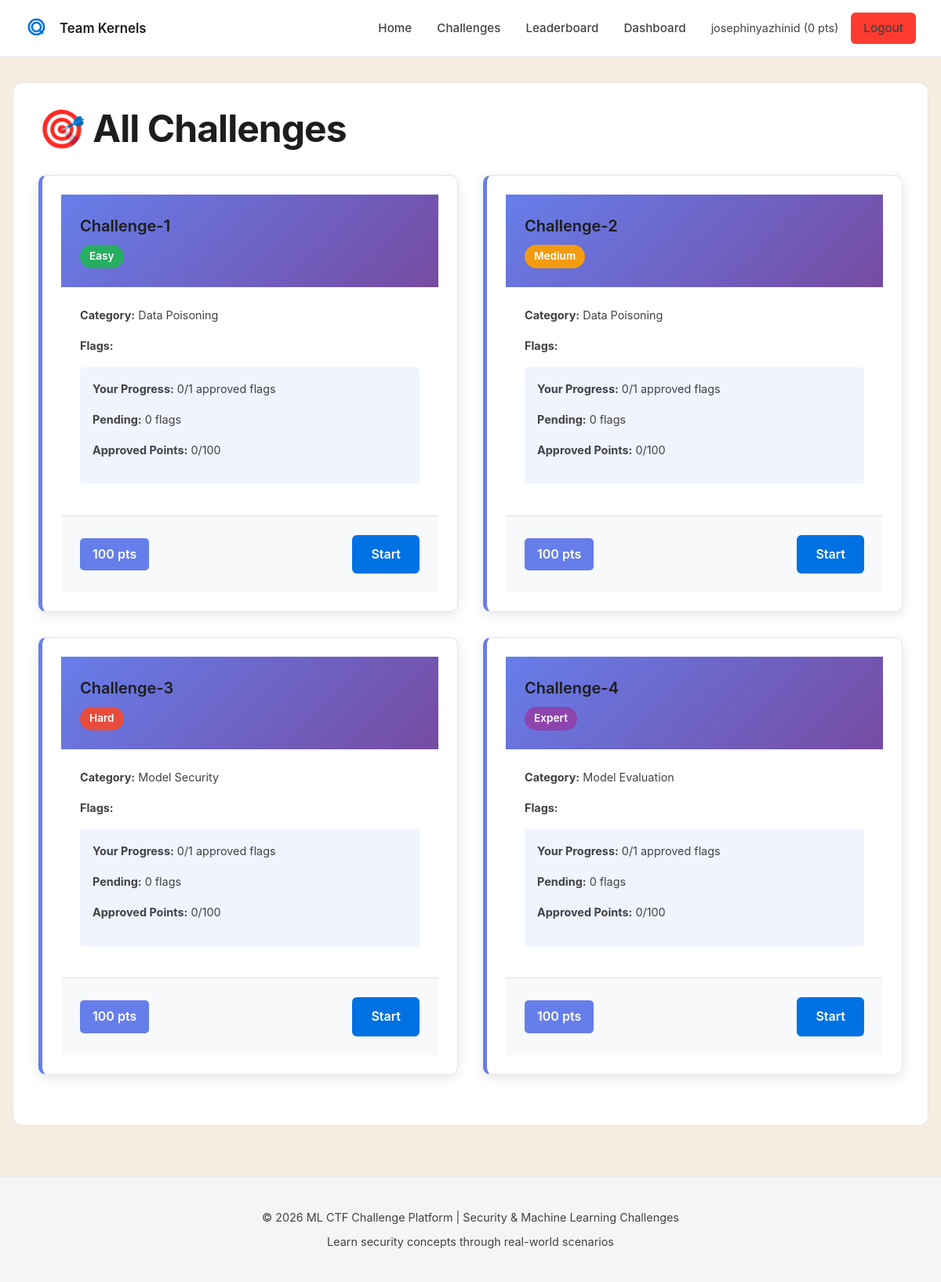
Page /challenges (signed in) on the committed database.
### models.py (models this page shows, shortened)
class User(UserMixin, db.Model):
    __tablename__ = 'users'
    id = db.Column(db.Integer, primary_key=True)
    username = db.Column(db.String(255), unique=True, nullable=False, index=True)
    email = db.Column(db.String(255), unique=True, nullable=False, index=True)
    password_hash = db.Column(db.String(255), nullable=False)
    created_at = db.Column(db.DateTime, default=datetime.utcnow)
    last_login = db.Column(db.DateTime)
    total_points = db.Column(db.Integer, default=0)
    is_admin = db.Column(db.Boolean, default=False)  # Admin can approve scores and manage leaderboard
    is_leaderboard_public = db.Column(db.Boolean, default=False)  # Admin toggle to show leaderboard to all
    submissions = db.relationship('Submission', backref='user', lazy=True, cascade='all, delete-orphan')
    scores = db.relationship('Score', foreign_keys='Score.user_id', backref='user', lazy=True, cascade='all, delete-orphan')
    approved_scores = db.relationship('Score', foreign_keys='Score.approved_by', backref='approved_by_user', lazy=True)

class Challenge(db.Model):
    __tablename__ = 'challenges'
    id = db.Column(db.Integer, primary_key=True)
    title = db.Column(db.String(255), nullable=False)
    description = db.Column(db.Text, nullable=False)
    category = db.Column(db.String(100))
    difficulty = db.Column(db.String(50))  # Easy, Medium, Hard, Expert
    total_points = db.Column(db.Integer, default=100)
    source_file_path = db.Column(db.String(255))
    order_position = db.Column(db.Integer, default=0)
    created_at = db.Column(db.DateTime, default=datetime.utcnow)
    flags = db.relationship('Flag', backref='challenge', lazy=True, cascade='all, delete-orphan')
    submissions = db.relationship('Submission', backref='challenge', lazy=True, cascade='all, delete-orphan')
    scores = db.relationship('Score', backref='challenge', lazy=True, cascade='all, delete-orphan')
    def get_user_progress(self, user_id):
        approved_flags = db.session.query(db.func.count(db.distinct(Score.flag_id))).filter(
            Score.user_id == user_id,
            Score.challenge_id == self.id,
            Score.is_approved == True
        ).scalar() or 0
        pending_flags = db.session.query(db.func.count(db.distinct(Score.flag_id))).filter(
            Score.user_id == user_id,
            Score.challenge_id == self.id,
            Score.is_approved == False
        ).scalar() or 0
        total_points = db.session.query(db.func.sum(Score.points)).filter(
            Score.user_id == user_id,
            Score.challenge_id == self.id,
            Score.is_approved == True
        ).scalar() or 0
        return {
            'completed_flags': approved_flags,
            'pending_flags': pending_flags,
            'total_flags': len(self.flags),
            'points_earned': total_points,
            'total_possible': self.total_points
        }

### routes/challenges.py (the view)
@challenges_bp.route('/challenges')
def list_challenges():
    challenges = Challenge.query.order_by(Challenge.order_position).all()
    if current_user.is_authenticated:
        for challenge in challenges:
            challenge.user_progress = challenge.get_user_progress(current_user.id)
    return render_template('challenges.html', challenges=challenges)

### templates/challenges.html (shortened to what this page needs)
{% extends "base.html" %}
{% block content %}
<h1 style="margin-bottom: 2rem;">🎯 All Challenges</h1>
<div class="challenges-grid">
    {% for challenge in challenges %}
    <div class="challenge-card">
        <div class="card-header">
            <h3>{{ challenge.title }}</h3>
            <span class="difficulty-badge diff-{{ challenge.difficulty.lower() }}">{{ challenge.difficulty }}</span>
        </div>
        <div class="card-body">
            <p><strong>Category:</strong> {{ challenge.category }}</p>
            <p><strong>Flags:</strong> {{ challenge.flags_count }}</p>
            {% if current_user.is_authenticated and challenge.user_progress %}
            <div style="background: #f0f4ff; padding: 1rem; border-radius: 5px; margin: 1rem 0;">
                <p><strong>Your Progress:</strong> {{ challenge.user_progress.completed_flags }}/{{ challenge.user_progress.total_flags }} approved flags</p>
                <p><strong>Pending:</strong> {{ challenge.user_progress.pending_flags }} flags</p>
                <p><strong>Approved Points:</strong> {{ challenge.user_progress.points_earned }}/{{ challenge.user_progress.total_possible }}</p>
            </div>
            {% endif %}
        </div>
        <div class="card-footer">
            <span class="points-badge">{{ challenge.total_points }} pts</span>
            <a href="{{ url_for('challenges.view_challenge', challenge_id=challenge.id) }}" class="btn btn-primary">Start</a>
        </div>
    </div>
    {% endfor %}
</div>
{% endblock %}

### templates/base.html (shortened to what this page needs)
<!DOCTYPE html>
<html lang="en">
<head>
    <link rel="stylesheet" href="{{ url_for('static', filename='styles.css') }}">
</head>
<body>
    <header>
        <nav>
            <a href="{{ url_for('index') }}" class="logo">
                <svg class="logo-icon" viewBox="0 0 200 200" xmlns="http://www.w3.org/2000/svg">
                    <g fill="none" stroke="currentColor" stroke-width="16" stroke-linecap="round" stroke-linejoin="round">
                        <circle cx="90" cy="90" r="60"/>
                        <circle cx="90" cy="90" r="35" fill="white"/>
                        <path d="M 115 115 L 140 140" stroke-width="14"/>
                    </g>
                </svg>
                <span>Team Kernels</span>
            </a>
            <ul class="nav-links">
                <li><a href="{{ url_for('index') }}">Home</a></li>
                <li><a href="{{ url_for('challenges.list_challenges') }}">Challenges</a></li>
                <li><a href="{{ url_for('challenges.leaderboard') }}">Leaderboard</a></li>
                {% if current_user.is_authenticated %}
                    <li><a href="{{ url_for('challenges.dashboard') }}">Dashboard</a></li>
                    <li class="user-info">
                        {{ current_user.username }} ({{ current_user.total_points }} pts)
                        <a href="{{ url_for('auth.logout') }}" class="btn btn-danger" style="padding: 0.5rem 1rem;">Logout</a>
                    </li>
                {% else %}
                    <li><a href="{{ url_for('auth.login') }}">Login</a></li>
                    <li><a href="{{ url_for('auth.register') }}">Register</a></li>
                {% endif %}
            </ul>
        </nav>
    </header>
    <div class="container">
        <div class="content">
            {% block content %}{% endblock %}
        </div>
    </div>
    <footer>
        <div class="footer-content">
            <p>&copy; 2026 ML CTF Challenge Platform | Security & Machine Learning Challenges</p>
            <p>Learn security concepts through real-world scenarios</p>
        </div>
    </footer>
</body>
</html>

### static/styles.css (style rules this page uses)
* { margin: 0; padding: 0; box-sizing: border-box; }
:root { --primary: #0071e3; --text-dark: #1d1d1d; --text-secondary: #424245; --text-light: #86868b; --border: #e5e5e7; --bg-light: #f5f5f7; --bg-white: #ffffff; --success: #34c759; --danger: #ff3b30; --warning: #ff9500; }
body { font-family: -apple-system, BlinkMacSystemFont, 'Segoe UI', 'Helvetica Neue', sans-serif; background: var(--bg-white); color: var(--text-dark); line-height: 1.6; font-size: 16px; }
h1 { font-size: 3rem; font-weight: 700; letter-spacing: -0.02em; line-height: 1.1; color: var(--text-dark); }
h3 { font-size: 1.5rem; font-weight: 600; color: var(--text-dark); }
p { color: var(--text-secondary); font-size: 1.1rem; line-height: 1.6; }
a { color: var(--primary); text-decoration: none; transition: color 0.2s ease; }
header { background: var(--bg-white); border-bottom: 1px solid var(--border); padding: 0.75rem 2rem; position: sticky; top: 0; z-index: 1000; backdrop-filter: blur(20px); -webkit-backdrop-filter: blur(20px); background-color: rgba(255, 255, 255, 0.8); }
nav { max-width: 1200px; margin: 0 auto; display: flex; justify-content: space-between; align-items: center; height: 48px; }
.logo { display: flex; align-items: center; gap: 0.5rem; font-size: 1rem; font-weight: 600; color: var(--text-dark); text-decoration: none; }
.nav-links { display: flex; list-style: none; gap: 2rem; align-items: center; }
.nav-links a { color: var(--text-secondary); text-decoration: none; font-weight: 500; font-size: 0.95rem; transition: color 0.2s; }
.user-info { display: flex; align-items: center; gap: 1rem; font-size: 0.9rem; color: var(--text-secondary); }
.container { max-width: 1200px; margin: 0 auto; padding: 4rem 2rem; }
.content { padding: 2rem 0; }
.btn { display: inline-block; padding: 0.75rem 2rem; border-radius: 0.5rem; font-weight: 500; text-decoration: none; cursor: pointer; transition: all 0.2s ease; border: none; font-size: 1rem; }
.btn-primary { background: var(--primary); color: white; padding: 1rem 2rem; font-size: 1.05rem; }
.btn-danger { background: var(--danger); color: white; }
.challenges-grid { display: grid; grid-template-columns: repeat(auto-fit, minmax(280px, 1fr)); gap: 1.5rem; margin: 3rem 0; }
.challenge-card { padding: 1.5rem; background: var(--bg-light); border-radius: 0.75rem; border: 1px solid var(--border); transition: all 0.3s ease; cursor: pointer; }
.challenge-card h3 { margin-bottom: 0.5rem; font-size: 1.25rem; }
.challenge-card p { font-size: 0.9rem; margin-bottom: 1rem; }
.difficulty-badge { display: inline-block; padding: 0.25rem 0.75rem; border-radius: 0.25rem; font-weight: 500; font-size: 0.8rem; }
footer { background: var(--bg-light); border-top: 1px solid var(--border); padding: 2rem; margin-top: 4rem; color: var(--text-light); font-size: 0.85rem; text-align: center; }
.content { background: var(--white); border-radius: 8px; padding: 2rem; border: 1px solid var(--border-light); }
.btn { display: inline-block; padding: 0.75rem 1.5rem; border-radius: 6px; text-decoration: none; cursor: pointer; border: none; font-weight: 500; transition: all 0.3s ease; font-size: 0.95rem; text-align: center; }
.btn-primary { background: var(--primary); color: var(--white); }
.btn-danger { background: var(--danger); color: var(--white); }
footer { background: var(--text-dark); color: var(--white); padding: 2rem; text-align: center; margin-top: 4rem; border-top: 1px solid var(--border-light); }
footer p { font-size: 0.9rem; margin: 0.5rem 0; }

### rows in the picture
User: username "josephinyazhinid", total_points "0"
Challenge: title "Challenge-1", difficulty "Easy", category "Data Poisoning", user_progress.completed_flags "0", user_progress.total_flags "1", user_progress.pending_flags "0", user_progress.points_earned "0", user_progress.total_possible "100", total_points "100"
Challenge: title "Challenge-2", difficulty "Medium", category "Data Poisoning", user_progress.completed_flags "0", user_progress.total_flags "1", user_progress.pending_flags "0", user_progress.points_earned "0", user_progress.total_possible "100", total_points "100"
Challenge: title "Challenge-3", difficulty "Hard", category "Model Security", user_progress.completed_flags "0", user_progress.total_flags "1", user_progress.pending_flags "0", user_progress.points_earned "0", user_progress.total_possible "100", total_points "100"
Challenge: title "Challenge-4", difficulty "Expert", category "Model Evaluation", user_progress.completed_flags "0", user_progress.total_flags "1", user_progress.pending_flags "0", user_progress.points_earned "0", user_progress.total_possible "100", total_points "100"
